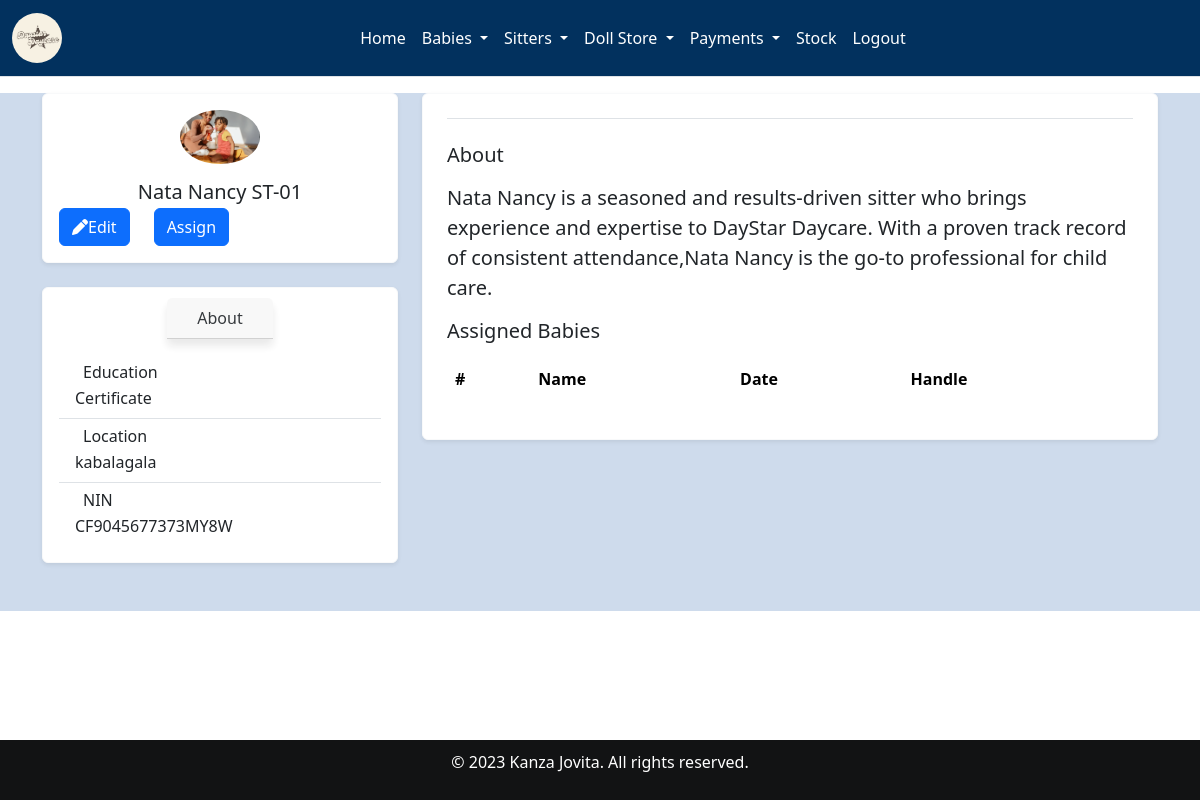
/read_sitter/1/ (signed in), run on an earlier commit of the app's database.
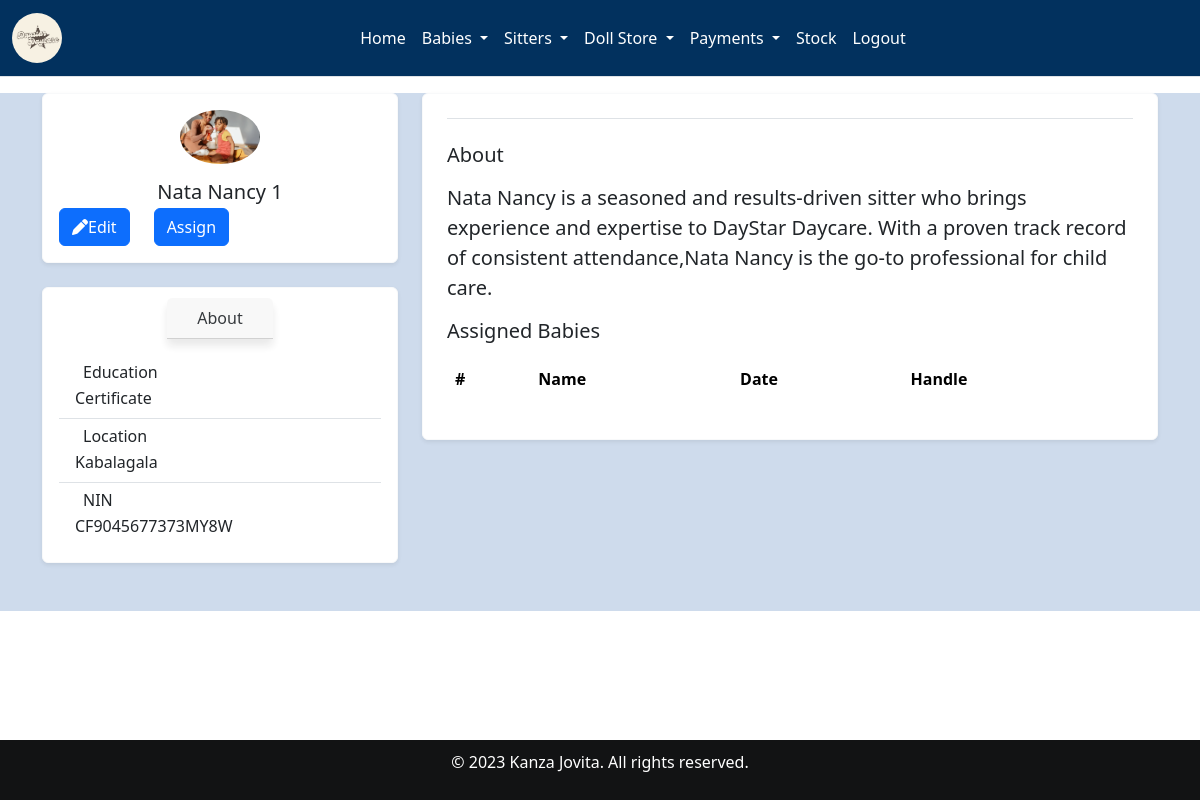
And on a later commit of the database.
### home/models.py (models this page shows, shortened)
class Sitterreg(models.Model):
    Sitter_name = models.CharField(max_length=30, null=False,blank=False)
    Sitter_number = models.CharField(max_length=30, null=False, blank=False)
    Date_of_birth = models.DateField(null=True, blank=True)
    Contact = models.CharField(max_length=30,null=False,blank=False)
    date = models.DateTimeField()
    Location_choices = [('Kabalagala', 'Kabalagala'),]
    Location = models.CharField(choices=Location_choices, max_length=100)
    Gender =  models.CharField(choices=[('male', 'Male'),('female', 'Female')], max_length=100)
    Level_of_education = models.CharField(choices=[('Degree','Degree'),('Diploma','Diploma'),('Certificate','Certificate')],max_length=200,default=0)
    Next_of_kin = models.CharField(max_length=30, null=False,blank=False)
    NIN = models.CharField(max_length=30, null=False,blank=False)
    Recommenders_name = models.CharField(max_length=30, null=False,blank=False)
    Religion = models.CharField(choices=[('Anglican', 'Anglican'),('Catholic', 'Catholic'),('Pentecostal','Pentecostal'),('Muslim','Muslim'),('Other','Other')], max_length=100)
    created_at = models.DateTimeField(auto_now_add=True,null=True)

### home/views.py (the view)
# urls.py: path("read_sitter/<int:id>/", views.read_sitter, name="read_sitter"),
@login_required
def read_sitter(request,id ):
    sitters_info=Sitterreg.objects.get(id=id)
    return render(request,'read_sitter.html',{'sitters_info':sitters_info})

### home/templates/read_sitter.html (shortened to what the changed rows need)
{% extends 'base.html' %}
{% load static %}
{% block content %}
<main id="main" class="mt-3">
    <section class="pb-3 pb-md-4 pb-xl-5" style="background-color: rgba(158, 184, 217, 0.5); ">
        <div class="container">
            <div class="row gy-4 gy-lg-0">
                <div class="col-12 col-lg-4 col-xl-4">
                    <div class="row gy-4">
                        <div class="col-12">
                            <div
                                class="card widget-card border-light shadow-sm"
                            >
                                <div class="card-body">
                                    <div class="text-center mb-3">
                                        <img
                                            src="{% static '/images/mother.jpg' %}"
                                            class="img-fluid rounded-circle w-25"
                                            alt="sitter {{ sitter.Sitter_number }}"
                                        />
                                    </div>
                                    <h5 class="text-center mb-1">
                                        {{ sitters_info.Sitter_name }}
                                        <span>{{ sitters_info.Sitter_number }}</span>
                                    </h5>
                                    <div class="d-flex gap-4">
                                        <a href="{% url 'edit_sitter' sitters_info.id %}"
                                            >
                                        </a>
                                        <a href="{% url 'assign_sitter' sitters_info.id %}"
                                            >
                                        </a>
                                    </div>
                                </div>
                            </div>
                        </div>
                        <div class="col-12">
                            <div
                                class="card widget-card border-light shadow-sm"
                            >
                                <div class="card-body">
                                    <ul
                                        class="list-group list-group-flush mb-0"
                                    >
                                        <li class="list-group-item">
                                            <h6 class="mb-1">
                                                Education
                                            </h6>
                                            <span>{{sitters_info.Level_of_education}}</span>
                                        </li>
                                        <li class="list-group-item">
                                            <h6 class="mb-1">
                                                Location
                                            </h6>
                                            <span
                                                >{{sitters_info.Location}}</span
                                            >
                                        </li>
                                        <li class="list-group-item">
                                            <h6 class="mb-1">
                                                NIN
                                            </h6>
                                            <span>{{sitters_info.NIN}}</span>
                                        </li>
                                    </ul>
                                </div>
                            </div>
                        </div>
                    </div>
                </div>
                <div class="col-12 col-lg-8 col-xl-8">
                    <div class="card widget-card border-light shadow-sm">
                        <div class="card-body p-4">
                            <div
                                class="tab-content pt-4"
                                id="profileTabContent"
                            >
                                <div
                                    class="tab-pane fade show active"
                                    id="overview-tab-pane"
                                    role="tabpanel"
                                    aria-labelledby="overview-tab"
                                    tabindex="0"
                                >
                                    <div class="row g-0">
                                        <table class="table">
                                            <thead>
                                              <tr>
                                                <th scope="col">#</th>
                                                <th scope="col">Name</th>
                                                <th scope="col">Date</th>
                                                <th scope="col">Handle</th>
                                              </tr>
                                            </thead>
                                          </table>
                                    </div>
                                </div>
                            </div>
                        </div>
                    </div>
                </div>
            </div>
        </div>
    </section>
</main>
{% endblock %}

What changed in the data, as far as the page shows it:
changed Sitterreg "Nata Nancy": Sitter_number "ST-01" → "1"; Location "kabalagala" → "Kabalagala"
